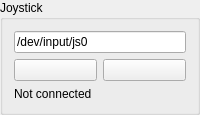
       <widget class="QGroupBox" name="groupBox">
        <property name="title">
         <string>Joystick</string>
        </property>
        <layout class="QGridLayout" name="gridLayout_5">
         <item row="0" column="0" colspan="2">
          <widget class="QLineEdit" name="jsPortEdit">
           <property name="text">
            <string>/dev/input/js0</string>
           </property>
          </widget>
         </item>
         <item row="1" column="0">
          <widget class="QPushButton" name="jsDisconnectButton">
           <property name="text">
            <string/>
           </property>
           <property name="icon">
            <iconset resource="resources.qrc">
             <normaloff>:/models/Icons/Disconnected-96.png</normaloff>:/models/Icons/Disconnected-96.png</iconset>
           </property>
          </widget>
         </item>
         <item row="1" column="1">
          <widget class="QPushButton" name="jsConnectButton">
           <property name="text">
            <string/>
           </property>
           <property name="icon">
            <iconset resource="resources.qrc">
             <normaloff>:/models/Icons/Connected-96.png</normaloff>:/models/Icons/Connected-96.png</iconset>
           </property>
          </widget>
         </item>
         <item row="2" column="0" colspan="2">
          <widget class="QLabel" name="jsConnectedLabel">
           <property name="text">
            <string>Not connected</string>
           </property>
          </widget>
         </item>
        </layout>
       </widget>
